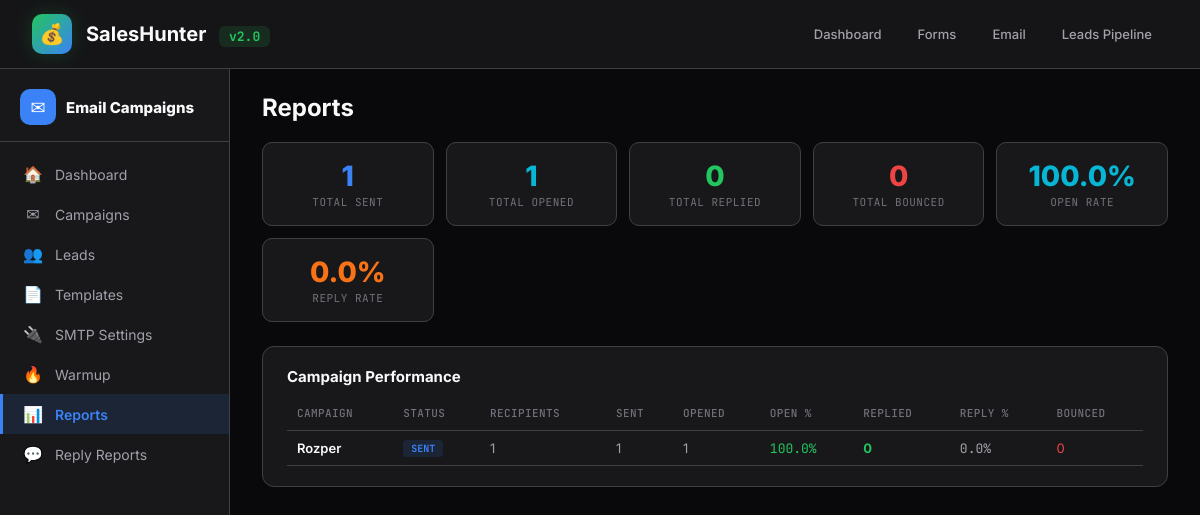
The page /email/reports/ on the database its author committed.
### leads/models.py (models this page shows, shortened)
class EmailCampaign(models.Model):
    STATUS_CHOICES = [
        ('draft', 'Draft'),
        ('sending', 'Sending'),
        ('sent', 'Sent'),
        ('scheduled', 'Scheduled'),
        ('paused', 'Paused'),
    ]
    SEND_OPTION_CHOICES = [
        ('now', 'Send Now'),
        ('later', 'Schedule for Later'),
    ]
    name = models.CharField(max_length=255)
    description = models.TextField(blank=True)
    status = models.CharField(max_length=20, choices=STATUS_CHOICES, default='draft')
    subject = models.CharField(max_length=500, default='')
    body = models.TextField(default='', help_text='Use {{firstName}}, {{lastName}}, {{company}}, {{email}} for personalization')
    send_option = models.CharField(max_length=10, choices=SEND_OPTION_CHOICES, default='now')
    scheduled_at = models.DateTimeField(null=True, blank=True)
    lead_list = models.ForeignKey(LeadList, on_delete=models.SET_NULL, null=True, blank=True, related_name='campaigns')
    template = models.ForeignKey(EmailTemplate, on_delete=models.SET_NULL, null=True, blank=True)
    smtp_connection = models.ForeignKey(SmtpConnection, on_delete=models.SET_NULL, null=True, blank=True, help_text='Leave blank for auto-select')
    cc = models.TextField(blank=True, help_text='Comma-separated CC emails')
    bcc = models.TextField(blank=True, help_text='Comma-separated BCC emails')
    total_recipients = models.IntegerField(default=0)
    total_sent = models.IntegerField(default=0)
    total_opened = models.IntegerField(default=0)
    total_replied = models.IntegerField(default=0)
    total_bounced = models.IntegerField(default=0)
    created_at = models.DateTimeField(default=timezone.now)
    updated_at = models.DateTimeField(auto_now=True)
    class Meta:
        ordering = ['-created_at']
    @property
    def open_rate(self):
        return round(self.total_opened / self.total_sent * 100, 1) if self.total_sent else 0
    @property
    def reply_rate(self):
        return round(self.total_replied / self.total_sent * 100, 1) if self.total_sent else 0

### leads/views.py (the view)
# urls.py: path('email/reports/', views.email_reports, name='email_reports'),
def email_reports(request):
    campaigns = EmailCampaign.objects.all()
    total_sent = sum(c.total_sent for c in campaigns)
    total_opened = sum(c.total_opened for c in campaigns)
    total_replied = sum(c.total_replied for c in campaigns)
    total_bounced = sum(c.total_bounced for c in campaigns)
    context = {
        'active_tab': 'reports',
        'campaigns': campaigns,
        'total_sent': total_sent,
        'total_opened': total_opened,
        'total_replied': total_replied,
        'total_bounced': total_bounced,
        'open_rate': round(total_opened / total_sent * 100, 1) if total_sent else 0,
        'reply_rate': round(total_replied / total_sent * 100, 1) if total_sent else 0,
    }
    return render(request, 'leads/email/reports.html', context)

### leads/context_processors.py (called while the page is built)
def recent_sessions(request):
    return {
        'recent_sessions': SearchSession.objects.order_by('-created_at')[:20]
    }

### leads/templates/leads/email/reports.html (shortened to what this page needs)
{% extends "leads/email_base.html" %}
{% load humanize %}
{% block email_content %}
<h2 style="margin-bottom:20px;">Reports</h2>
<div class="stats-row">
  <div class="stat"><div class="num" style="color:var(--blue)">{{ total_sent|intcomma }}</div><div class="lbl">Total Sent</div></div>
  <div class="stat"><div class="num" style="color:var(--cyan)">{{ total_opened|intcomma }}</div><div class="lbl">Total Opened</div></div>
  <div class="stat"><div class="num" style="color:var(--green)">{{ total_replied|intcomma }}</div><div class="lbl">Total Replied</div></div>
  <div class="stat"><div class="num" style="color:var(--red)">{{ total_bounced|intcomma }}</div><div class="lbl">Total Bounced</div></div>
  <div class="stat"><div class="num" style="color:var(--cyan)">{{ open_rate }}%</div><div class="lbl">Open Rate</div></div>
  <div class="stat"><div class="num" style="color:var(--orange)">{{ reply_rate }}%</div><div class="lbl">Reply Rate</div></div>
</div>
<div class="card" style="overflow-x:auto;">
  <h3>Campaign Performance</h3>
  <table>
    <thead><tr><th>Campaign</th><th>Status</th><th>Recipients</th><th>Sent</th><th>Opened</th><th>Open %</th><th>Replied</th><th>Reply %</th><th>Bounced</th></tr></thead>
    <tbody>
    {% for c in campaigns %}
    <tr>
      <td><a href="{% url 'campaign_detail' c.pk %}" style="color:var(--text);font-weight:600;">{{ c.name }}</a></td>
      <td>
        {% if c.status == 'sending' %}<span class="badge badge-green">Sending</span>
        {% elif c.status == 'sent' %}<span class="badge badge-blue">Sent</span>
        {% else %}<span class="badge" style="background:var(--surface2);color:var(--text-dim);">{{ c.status }}</span>{% endif %}
      </td>
      <td>{{ c.total_recipients|intcomma }}</td>
      <td>{{ c.total_sent|intcomma }}</td>
      <td>{{ c.total_opened|intcomma }}</td>
      <td style="font-family:'JetBrains Mono',monospace;{% if c.open_rate >= 20 %}color:var(--green){% elif c.open_rate >= 10 %}color:var(--yellow){% else %}color:var(--red){% endif %}">{{ c.open_rate }}%</td>
      <td style="color:var(--green);font-weight:700;">{{ c.total_replied|intcomma }}</td>
      <td style="font-family:'JetBrains Mono',monospace;">{{ c.reply_rate }}%</td>
      <td style="color:var(--red);">{{ c.total_bounced|intcomma }}</td>
    </tr>
    {% empty %}
    <tr><td colspan="9" style="text-align:center;color:var(--text-dim);">No campaign data yet</td></tr>
    {% endfor %}
    </tbody>
  </table>
</div>
{% endblock %}

### templates/base.html (style rules this page uses)
* { margin:0;padding:0;box-sizing:border-box; }
:root { --bg:#09090b;--surface:#18181b;--surface2:#27272a;--border:#3f3f46;--border-light:#52525b; --text:#fafafa;--text-muted:#a1a1aa;--text-dim:#71717a; --green:#22c55e;--green-bg:rgba(34,197,94,0.12); --blue:#3b82f6;--blue-bg:rgba(59,130,246,0.12); --purple:#a855f7;--purple-bg:rgba(168,85,247,0.12); --orange:#f97316;--orange-bg:rgba(249,115,22,0.12); --cyan:#06b6d4;--cyan-bg:rgba(6,182,212,0.1); --yellow:#eab308;--yellow-bg:rgba(234,179,8,0.1); --red:#ef4444;--red-bg:rgba(239,68,68,0.1); --pink:#ec4899; }
body { font-family:'Inter',sans-serif;background:var(--bg);color:var(--text);min-height:100vh; }
a { color:var(--blue);text-decoration:none; }
.card { background:var(--surface);border:1px solid var(--border);border-radius:12px;padding:20px 24px;margin-bottom:12px; }
.card h3 { font-size:15px;font-weight:700;margin-bottom:10px; }
.stats-row { display:grid;grid-template-columns:repeat(auto-fit,minmax(160px,1fr));gap:12px;margin-bottom:24px; }
.stat { background:var(--surface);border:1px solid var(--border);border-radius:10px;padding:16px;text-align:center; }
.stat .num { font-size:28px;font-weight:800; }
.stat .lbl { font-size:11px;color:var(--text-dim);text-transform:uppercase;letter-spacing:0.5px;font-family:'JetBrains Mono',monospace;margin-top:2px; }
table { width:100%;border-collapse:collapse;font-size:13px; }
th { text-align:left;color:var(--text-dim);font-weight:500;padding:10px;border-bottom:1px solid var(--border);font-size:11px;text-transform:uppercase;letter-spacing:0.4px;font-family:'JetBrains Mono',monospace; }
td { padding:8px 10px;border-bottom:1px solid var(--border);color:var(--text-muted); }
.badge { display:inline-block;padding:2px 8px;border-radius:4px;font-size:10px;font-weight:700;text-transform:uppercase;font-family:'JetBrains Mono',monospace; }
.badge-blue { background:var(--blue-bg);color:var(--blue); }

### rows shown on the page
EmailCampaign: name "Rozper", status "SENT", total_recipients "1", total_sent "1", total_opened "1", open_rate "100.0", total_replied "0", reply_rate "0.0", total_bounced "0"

### other values the page prints
{{ total_sent|intcomma }} "1"
{{ total_opened|intcomma }} "1"
{{ total_replied|intcomma }} "0"
{{ total_bounced|intcomma }} "0"
{{ open_rate }} "100.0"
{{ reply_rate }} "0.0"
